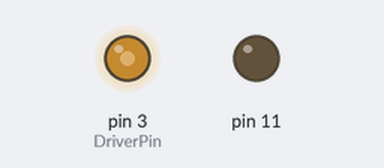
This sketch was run on a simulated Arduino Uno, built with avr-gcc and run on an emulated ATmega328P. Shown: output pins drawn as LEDs (lit = HIGH).

Above: at 0.1 s.
Timing chart, 0 to 1.6 s (numbered marks = the images above):
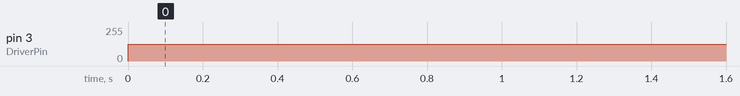

Measured:
- by itself, pin 3 (DriverPin): 0/255 → 127/255 at 0.00 s

The sketch:

DutyTest.ino
```cpp
/*
OpenFluxl Arduino Test Code
- Without Feedback or PID Control
*/

int DriverPin = 3;

void setup() {
  // put your setup code here, to run once:

  // Set PWM frequency for D3 & D11
  TCCR2B = TCCR2B & B11111000 | B00000001;    // set timer 2 divisor to     1 for PWM frequency of 31372.55 Hz

  // Start with 0% duty cycle
  analogWrite(DriverPin,0);
  analogWrite(11,0);

}

void loop() {
  // put your main code here, to run repeatedly:

  // 25% Duty Cycle: 64
  // 50% Duty Cycle: 127
  // 75% Duty Cycle: 191
  // 100% Duty Cycle: 255

  analogWrite(DriverPin,127);

}
```
